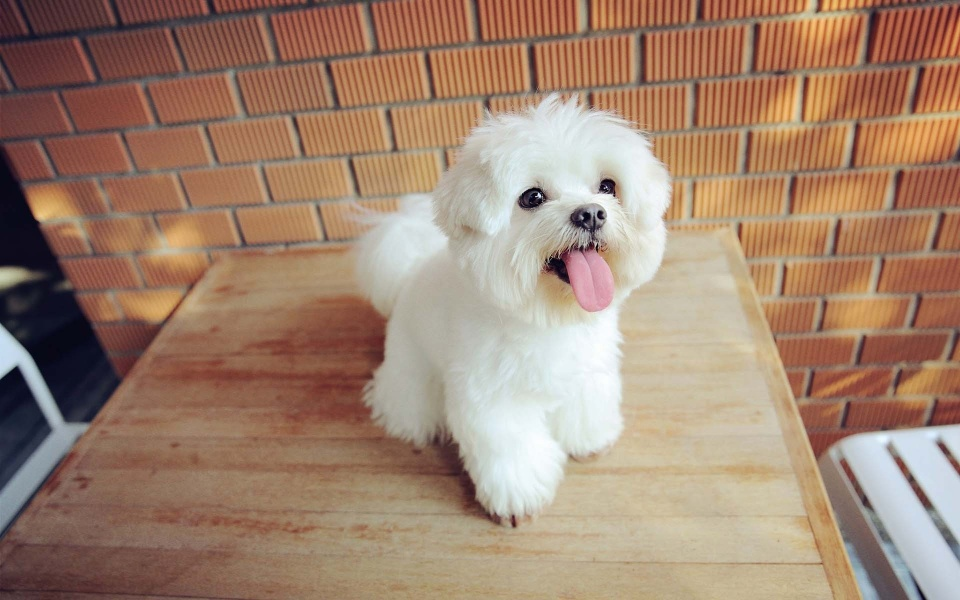
#> input picture dog.jpg, 960 x 600 px
$ python '卷积操作.py'
#> lines starting #> are read from the running program, lines starting #| are printed output that depends on the picture
"""https://blog.csdn.net/qq_43944517/article/details/126447584"""
"""filter2D(src, ddepth, kernel[, dst[, anchor[, delta[, borderType]]]])
    ddepth是卷积之后图片的位深, 即卷积之后图片的数据类型, 一般设为-1, 表示和原图类型一致.
    kernel是卷积核大小, 用元组或者ndarray表示, 要求数据类型必须是float型.
    anchor 锚点, 即卷积核的中心点, 是可选参数, 默认是(-1,-1)
    delta 可选参数, 表示卷积之后额外加的一个值, 相当于线性方程中的偏差, 默认是0.
    borderType 边界类型.一般不设.
"""
# OpenCV图像卷积操作
import cv2
import numpy as np

#导入图片
img = cv2.imread('dog.jpg')
#> img is the input picture: shape (600, 960, 3); mean B, G, R 112.7, 132.2, 161.1

# 相当于原始图片中的每个点都被平均了一下, 所以图像变模糊了.
kernel = np.ones((5, 5), np.float32) / 25
# ddepth = -1 表示图片的数据类型不变
dst = cv2.filter2D(img, -1, kernel)

# 很明显卷积之后的图片模糊了.
cv2.imshow('img', np.hstack((img, dst)))
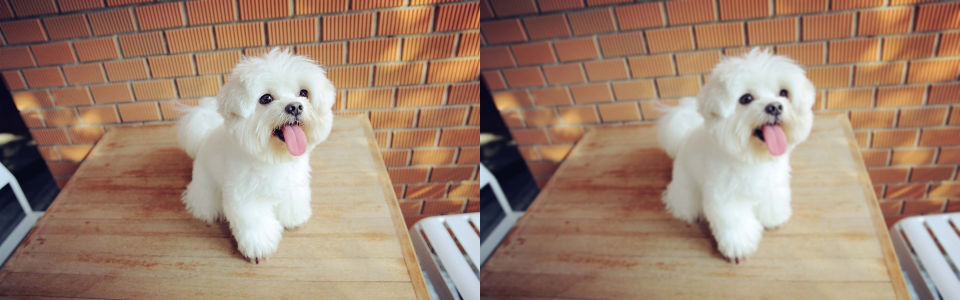
#> window 'img': shape (600, 1920, 3) (shown at 1/2 size); mean B, G, R 112.7, 132.2, 161.1

cv2.waitKey(0)
cv2.destroyAllWindows()

$ run again, with cat.jpg copied over dog.jpg
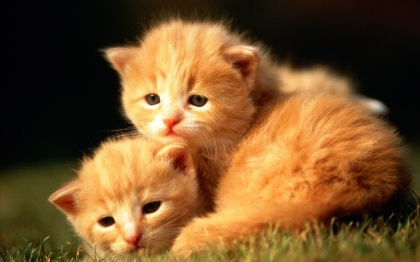
#> input picture cat.jpg, 420 x 262 px
#> img is the input picture: shape (262, 420, 3); mean B, G, R 42.1, 82.2, 117.5
#> `cv2.imshow('img', np.hstack((img, dst)))`:
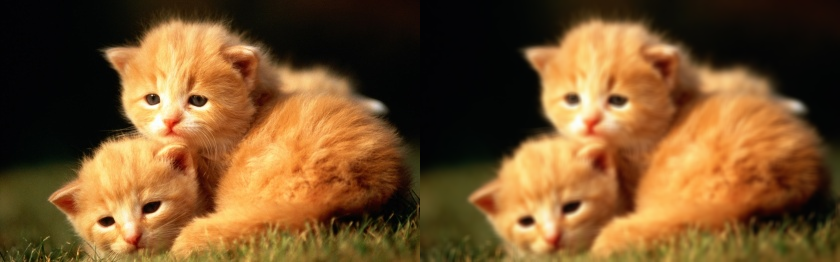
#> window 'img': shape (262, 840, 3); mean B, G, R 42.1, 82.2, 117.5

$ run again, with hujiao.jpg copied over dog.jpg
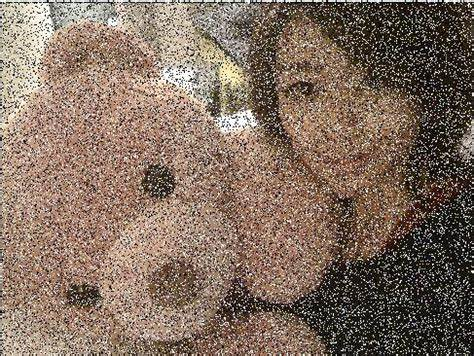
#> input picture hujiao.jpg, 474 x 356 px
#> img is the input picture: shape (356, 474, 3); mean B, G, R 97.3, 110.9, 129.8
#> `dst = cv2.filter2D(img, -1, kernel)`:
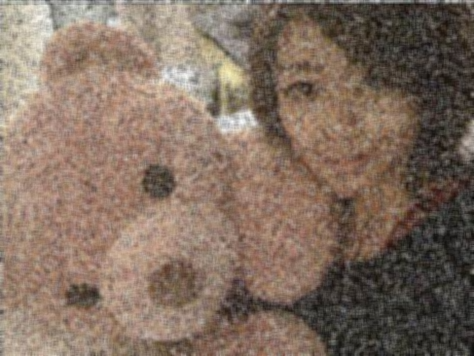
#> dst: shape (356, 474, 3); mean B, G, R 97.2, 110.8, 129.8
#> `cv2.imshow('img', np.hstack((img, dst)))`:
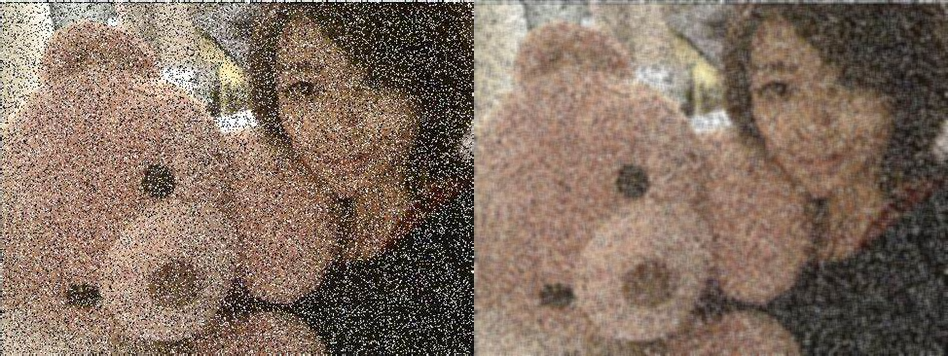
#> window 'img': shape (356, 948, 3); mean B, G, R 97.3, 110.9, 129.8
